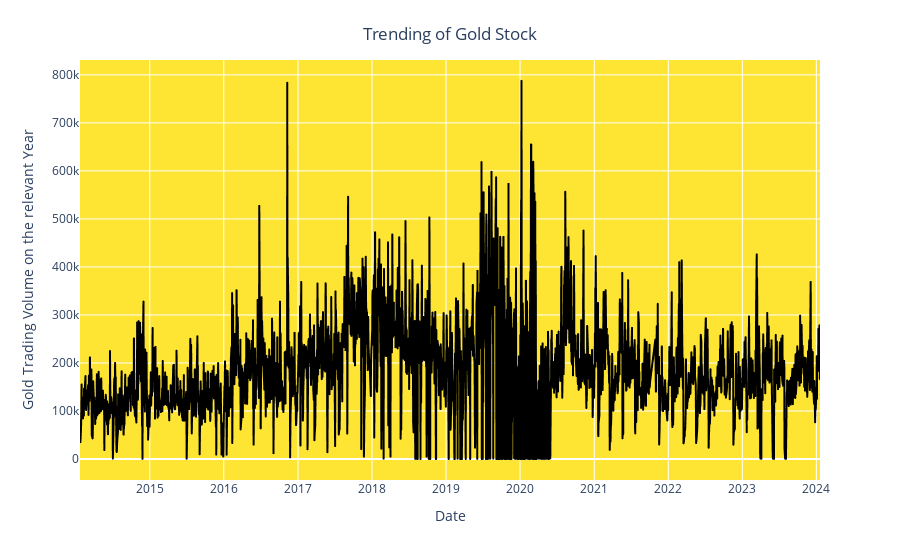

Notebook code cell kept with this figure:
### Markdown cell above
The time series graph above displays the historical trends of the previous 10 years to Now in gold stock prices over the past decade. Here are the key insights from the visualization:

* In 2014 the price of the gold increasing in appromaxily 1400 then start to continuously decrease the price appromaxily 1000 in hole year of 2015.
* Again start to increase the price in 2016 to 1400 but again decrease the price in the end of the year.
* In start to increase the price in 2017 to 1400 and down to 1200 in 2018.
* In 2019  the price of the gold continuously increase to 2050 in the end of the 2020 years.
* In starting of the 2021 year decrase the price to 1700 and again increase to 2000 in 2022 but again decrease to 1600 in the end of the year.
* In 2023 to present the price of the gold increase in more than 2000.

### Code cell
# Visulize the trand of gold price
fig = px.line(y= df.Volume,x = df.Date)
fig.update_traces(line_color='black') 
fig.update_layout(xaxis_title="Date", 
                  yaxis_title="Gold Trading Volume on the relevant Year",
                  title={'text': "Trending of Gold Stock", 'y':0.95, 'x':0.5, 'xanchor':'center', 'yanchor':'top'},
                  plot_bgcolor='rgba(255,223,0,0.8)')

### Figure 1 — Plotly figure (JSON) as saved in the notebook; plotly's stock layout.template omitted (floating-point values rounded to 4 significant figures; data arrays with more than 128 entries replaced by an {"elided": "..."} marker saying what was removed)
{"data": [{"hovertemplate": "x=%{x}<br>y=%{y}<extra></extra>", "legendgroup": "", "line": {"color": "black", "dash": "solid"}, "marker": {"symbol": "circle"}, "mode": "lines", "name": "", "showlegend": false, "type": "scattergl", "x": {"elided": "2511 str values"}, "xaxis": "x", "y": {"elided": "2511 int values"}, "yaxis": "y"}], "layout": {"legend": {"tracegroupgap": 0}, "margin": {"t": 60}, "plot_bgcolor": "rgba(255,223,0,0.8)", "title": {"text": "Trending of Gold Stock", "x": 0.5, "xanchor": "center", "y": 0.95, "yanchor": "top"}, "xaxis": {"anchor": "y", "domain": [0, 1], "title": {"text": "Date"}}, "yaxis": {"anchor": "x", "domain": [0, 1], "title": {"text": "Gold Trading Volume on the relevant Year"}}}}
